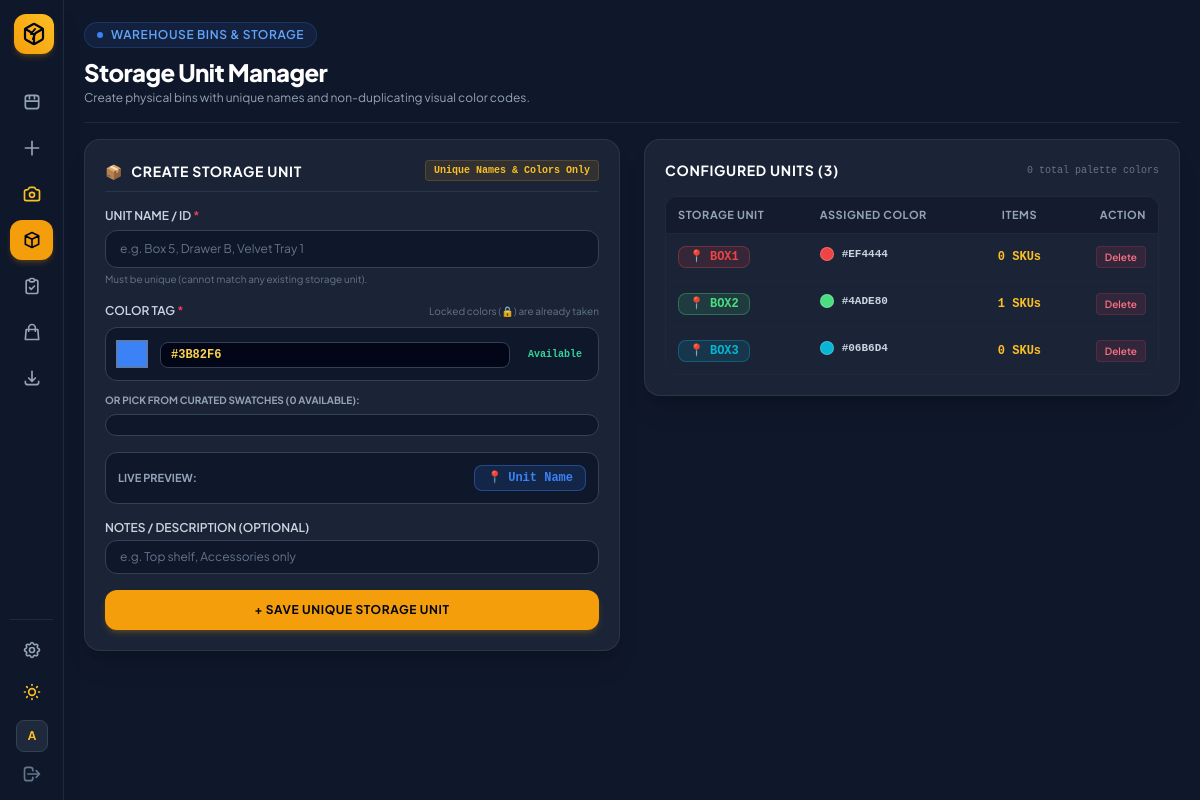
/boxes/ (signed in), run on the app's committed database.
### sku_manager/models.py (models this page shows, shortened)
class StorageBox(models.Model):
    name = models.CharField(max_length=50, unique=True)
    description = models.CharField(max_length=100, blank=True, default='')
    color_tag = models.CharField(max_length=20, default='#3B82F6')
    created_at = models.DateTimeField(auto_now_add=True)
    class Meta:
        ordering = ['name']

### sku_manager/views.py (the view, shortened to what this page needs)
# urls.py: path('boxes/', views.box_manager, name='box_manager'),
@login_required(login_url='login')
def box_manager(request):
    existing_boxes = StorageBox.objects.annotate(total_skus=Count('skus')).order_by('name')
    return render(request, 'sku_manager/boxes.html', {
        'boxes': existing_boxes,
        'color_swatches': [],
        'used_colors_map': {},
        'active_page': 'boxes',
    })

### templates/sku_manager/boxes.html (shortened to what this page needs)
{% extends "sku_manager/base.html" %}
{% block content %}
<header class="flex flex-col sm:flex-row sm:items-center justify-between border-b border-slate-200 dark:border-slate-800 pb-4 gap-4">
  <div>
    <div class="inline-flex items-center gap-2 px-3 py-1 rounded-full bg-blue-500/10 text-blue-600 dark:text-blue-400 border border-blue-500/20 text-xs font-semibold uppercase tracking-wider mb-2">
      <span class="w-1.5 h-1.5 rounded-full bg-blue-500 animate-pulse"></span>
      Warehouse Bins & Storage
    </div>
    <h1 class="text-2xl font-extrabold text-slate-900 dark:text-white tracking-tight">Storage Unit Manager</h1>
    <p class="text-slate-500 dark:text-slate-400 text-xs mt-0.5">Create physical bins with unique names and non-duplicating visual color codes.</p>
  </div>
</header>
<div class="grid grid-cols-1 lg:grid-cols-12 gap-6 items-start">
  <div class="lg:col-span-6 bg-white dark:bg-slate-800/80 border border-slate-200 dark:border-slate-700/60 rounded-2xl p-5 shadow-sm dark:shadow-xl space-y-4">
    <div class="flex items-center justify-between border-b border-slate-100 dark:border-slate-700/60 pb-2.5">
      <h2 class="text-sm font-bold uppercase tracking-wider text-slate-800 dark:text-white flex items-center gap-2">
        <span>📦</span> Create Storage Unit
      </h2>
      <span class="text-[10px] text-amber-600 dark:text-amber-400 font-mono font-bold bg-amber-500/10 border border-amber-500/20 px-2 py-0.5 rounded">
        Unique Names & Colors Only
      </span>
    </div>
    <form method="POST" action="{% url 'box_manager' %}" class="space-y-4">
      <div>
        <label class="block text-xs font-semibold text-slate-700 dark:text-slate-300 uppercase mb-1.5">
          Unit Name / ID <span class="text-rose-500">*</span>
        </label>
        <input type="text" name="box_name" id="inputBoxName" required placeholder="e.g. Box 5, Drawer B, Velvet Tray 1"
          class="w-full bg-slate-50 dark:bg-slate-900 border border-slate-300 dark:border-slate-700 rounded-xl px-3.5 py-2.5 text-xs text-slate-900 dark:text-white placeholder-slate-400 dark:placeholder-slate-500 focus:outline-none focus:border-amber-500 transition">
        <p class="text-[10px] text-slate-400 dark:text-slate-500 mt-1">Must be unique (cannot match any existing storage unit).</p>
      </div>
      <div class="space-y-2">
        <div class="flex items-center justify-between">
          <label class="block text-xs font-semibold text-slate-700 dark:text-slate-300 uppercase">
            Color Tag <span class="text-rose-500">*</span>
          </label>
          <span class="text-[10px] text-slate-400 dark:text-slate-500">Locked colors (🔒) are already taken</span>
        </div>
        <div class="flex items-center gap-2.5 bg-slate-50 dark:bg-slate-900 border border-slate-200 dark:border-slate-700 p-2 rounded-xl">
          <input type="color" id="nativeColorPicker" value="#3B82F6"
            class="w-9 h-9 rounded-lg bg-transparent cursor-pointer border-0 p-0">
          <div class="flex-1">
            <input type="text" name="color_tag" id="inputColorTag" value="#3B82F6" required maxlength="7"
              class="w-full bg-white dark:bg-slate-950 border border-slate-300 dark:border-slate-700 rounded-lg px-2.5 py-1 text-xs font-mono font-bold text-slate-900 dark:text-amber-300 uppercase focus:outline-none focus:border-amber-500 transition">
          </div>
          <span id="customColorStatus" class="text-[10px] font-mono text-emerald-600 dark:text-emerald-400 font-bold px-2">Available</span>
        </div>
        <div class="pt-1">
          <span class="text-[10px] uppercase font-bold text-slate-500 dark:text-slate-400 block mb-1.5">
            Or Pick from Curated Swatches ({{ color_swatches|length }} Available):
          </span>
          <div class="grid grid-cols-8 sm:grid-cols-12 gap-1.5 bg-slate-50 dark:bg-slate-900 border border-slate-200 dark:border-slate-700 p-2.5 rounded-xl max-h-48 overflow-y-auto">
          </div>
        </div>
      </div>
      <div class="bg-slate-50 dark:bg-slate-900 border border-slate-200 dark:border-slate-700 p-3 rounded-xl flex items-center justify-between">
        <span class="text-[11px] uppercase font-bold text-slate-500 dark:text-slate-400">Live Preview:</span>
        <div id="previewBadge" class="inline-flex items-center gap-1.5 px-3 py-1 rounded-lg text-xs font-bold font-mono transition-all"
             style="background-color: #3B82F625; color: #3B82F6; border: 1px solid #3B82F666;">
          <span>📍</span>
          <span id="previewName">Unit Name</span>
        </div>
      </div>
      <div>
        <label class="block text-xs font-semibold text-slate-700 dark:text-slate-300 uppercase mb-1">Notes / Description (Optional)</label>
        <input type="text" name="description" placeholder="e.g. Top shelf, Accessories only"
          class="w-full bg-slate-50 dark:bg-slate-900 border border-slate-300 dark:border-slate-700 rounded-xl px-3.5 py-2 text-xs text-slate-900 dark:text-white placeholder-slate-400 dark:placeholder-slate-500 focus:outline-none focus:border-amber-500 transition">
      </div>
      <button type="submit" id="submitBtn" class="w-full bg-amber-500 hover:bg-amber-400 text-slate-950 font-bold py-3 px-4 rounded-xl transition text-xs uppercase tracking-wider shadow-md shadow-amber-500/20">
        + Save Unique Storage Unit
      </button>
    </form>
  </div>
  <div class="lg:col-span-6 bg-white dark:bg-slate-800/80 border border-slate-200 dark:border-slate-700/60 rounded-2xl p-5 shadow-sm dark:shadow-xl space-y-4">
    <div class="flex items-center justify-between">
      <h2 class="text-sm font-bold uppercase tracking-wider text-slate-800 dark:text-white">Configured Units ({{ boxes.count }})</h2>
      <span class="text-[10px] text-slate-400 dark:text-slate-500 font-mono">{{ color_swatches|length }} total palette colors</span>
    </div>
    <div class="overflow-x-auto rounded-xl border border-slate-200 dark:border-slate-800">
      <table class="w-full text-left text-xs text-slate-700 dark:text-slate-300">
        <thead class="bg-slate-50 dark:bg-slate-900/60 text-[11px] uppercase tracking-wider text-slate-500 dark:text-slate-400 border-b border-slate-200 dark:border-slate-800">
          <tr>
            <th class="py-2.5 px-3">Storage Unit</th>
            <th class="py-2.5 px-3">Assigned Color</th>
            <th class="py-2.5 px-3 text-center">Items</th>
            <th class="py-2.5 px-3 text-right">Action</th>
          </tr>
        </thead>
        <tbody class="divide-y divide-slate-100 dark:divide-slate-800/60">
          {% for box in boxes %}
            <tr class="hover:bg-slate-50 dark:hover:bg-slate-800/30 transition">
              <td class="py-3 px-3">
                <div class="inline-flex items-center gap-1.5 px-2.5 py-0.5 rounded-lg font-bold font-mono text-xs"
                     style="background-color: {{ box.color_tag }}20; color: {{ box.color_tag }}; border: 1px solid {{ box.color_tag }}50;">
                  <span>📍</span>
                  <span>{{ box.name }}</span>
                </div>
              </td>
              <td class="py-3 px-3 font-mono font-bold text-[11px] flex items-center gap-2">
                <span class="w-3.5 h-3.5 rounded-full inline-block border border-slate-300 dark:border-white/20 shadow-xs" style="background-color: {{ box.color_tag }};"></span>
                <span class="text-slate-700 dark:text-slate-300">{{ box.color_tag }}</span>
              </td>
              <td class="py-3 px-3 text-center font-mono font-bold text-amber-600 dark:text-amber-400">
                {{ box.total_skus }} SKUs
              </td>
              <td class="py-3 px-3 text-right">
                <a href="{% url 'box_delete' box.pk %}" onclick="return confirm('Delete \'{{ box.name }}\'? Items will be unassigned.')"
                   class="text-[10px] text-rose-600 dark:text-rose-400 hover:text-rose-700 dark:hover:text-rose-300 bg-rose-500/10 border border-rose-500/20 px-2 py-1 rounded transition font-semibold">
                  Delete
                </a>
              </td>
            </tr>
          {% empty %}
            <tr>
              <td colspan="4" class="text-center py-8 text-slate-400 dark:text-slate-500">
                No storage units created yet. Fill the form to create your first unit.
              </td>
            </tr>
          {% endfor %}
        </tbody>
      </table>
    </div>
  </div>
</div>
{% endblock %}

### templates/sku_manager/base.html (shortened to what this page needs)
<!DOCTYPE html>
<html lang="en" class="dark">
<head>
  <script src="https://cdn.tailwindcss.com"></script>
</head>
<body class="bg-slate-100 text-slate-800 dark:bg-slate-900 dark:text-slate-100 min-h-screen flex antialiased transition-colors duration-200">
  <aside class="group fixed left-0 top-0 z-40 h-screen w-16 hover:w-60 transition-all duration-300 ease-in-out bg-white border-r border-slate-200 dark:bg-slate-900 dark:border-slate-800 flex flex-col justify-between p-2.5 shadow-xl overflow-hidden">
    <div class="space-y-6">
      <a href="{% url 'inventory_list' %}" class="flex items-center gap-3 px-1 py-1">
        <div class="w-10 h-10 min-w-[40px] rounded-xl bg-gradient-to-tr from-amber-500 to-amber-400 flex items-center justify-center shadow-md shadow-amber-500/20 text-slate-950">
        </div>
      </a>
      <nav class="space-y-1.5">
        <a href="{% url 'inventory_list' %}" title="Inventory"
          class="flex items-center gap-3.5 px-3 py-2.5 rounded-xl transition {% if active_page == 'inventory' %}bg-amber-500 text-slate-950 font-bold shadow-md shadow-amber-500/20{% else %}text-slate-600 dark:text-slate-400 hover:bg-slate-100 dark:hover:bg-slate-800 dark:hover:text-white{% endif %}">
          <svg class="w-5 h-5 min-w-[20px]" fill="none" stroke="currentColor" viewBox="0 0 24 24"><path stroke-linecap="round" stroke-linejoin="round" stroke-width="2" d="M4 7v10c0 2 1.5 3 3.5 3h9c2 0 3.5-1 3.5-3V7c0-2-1.5-3-3.5-3h-9C5.5 4 4 5 4 7zm0 4h16M9 4v4m6-4v4"></path></svg>
        </a>
        <a href="{% url 'product_master' %}" title="Add Products & Catalog"
          class="flex items-center gap-3.5 px-3 py-2.5 rounded-xl transition {% if active_page == 'products' %}bg-amber-500 text-slate-950 font-bold shadow-md shadow-amber-500/20{% else %}text-slate-600 dark:text-slate-400 hover:bg-slate-100 dark:hover:bg-slate-800 dark:hover:text-white{% endif %}">
          <svg class="w-5 h-5 min-w-[20px]" fill="none" stroke="currentColor" viewBox="0 0 24 24"><path stroke-linecap="round" stroke-linejoin="round" stroke-width="2" d="M12 4v16m8-8H4"></path></svg>
        </a>
        <a href="{% url 'sku_scanner' %}" title="Camera Scanner"
          class="flex items-center gap-3.5 px-3 py-2.5 rounded-xl transition {% if active_page == 'scanner' %}bg-amber-500 text-slate-950 font-bold shadow-md shadow-amber-500/20{% else %}text-amber-600 dark:text-amber-400 hover:bg-slate-100 dark:hover:bg-slate-800{% endif %}">
        </a>
        <a href="{% url 'box_manager' %}" title="Storage Boxes"
          class="flex items-center gap-3.5 px-3 py-2.5 rounded-xl transition {% if active_page == 'boxes' %}bg-amber-500 text-slate-950 font-bold shadow-md shadow-amber-500/20{% else %}text-slate-600 dark:text-slate-400 hover:bg-slate-100 dark:hover:bg-slate-800 dark:hover:text-white{% endif %}">
          <svg class="w-5 h-5 min-w-[20px]" fill="none" stroke="currentColor" viewBox="0 0 24 24"><path stroke-linecap="round" stroke-linejoin="round" stroke-width="2" d="M20 7l-8-4-8 4m16 0l-8 4m8-4v10l-8 4m0-10L4 7m8 4v10M4 7v10l8 4"></path></svg>
        </a>
        <a href="{% url 'dispatch_logs' %}" title="Dispatch Logs"
          class="flex items-center gap-3.5 px-3 py-2.5 rounded-xl transition {% if active_page == 'dispatch_logs' %}bg-amber-500 text-slate-950 font-bold shadow-md shadow-amber-500/20{% else %}text-slate-600 dark:text-slate-400 hover:bg-slate-100 dark:hover:bg-slate-800 dark:hover:text-white{% endif %}">
          <svg class="w-5 h-5 min-w-[20px]" fill="none" stroke="currentColor" viewBox="0 0 24 24"><path stroke-linecap="round" stroke-linejoin="round" stroke-width="2" d="M9 5H7a2 2 0 00-2 2v12a2 2 0 002 2h10a2 2 0 002-2V7a2 2 0 00-2-2h-2M9 5a2 2 0 002 2h2a2 2 0 002-2M9 5a2 2 0 012-2h2a2 2 0 012 2m-6 9l2 2 4-4"></path></svg>
        </a>
        <a href="{% url 'platform_manager' %}" title="Marketplace Channels"
          class="flex items-center gap-3.5 px-3 py-2.5 rounded-xl transition {% if active_page == 'platforms' %}bg-amber-500 text-slate-950 font-bold shadow-md shadow-amber-500/20{% else %}text-slate-600 dark:text-slate-400 hover:bg-slate-100 dark:hover:bg-slate-800 dark:hover:text-white{% endif %}">
          <svg class="w-5 h-5 min-w-[20px]" fill="none" stroke="currentColor" viewBox="0 0 24 24"><path stroke-linecap="round" stroke-linejoin="round" stroke-width="2" d="M16 11V7a4 4 0 00-8 0v4M5 9h14l1 12H4L5 9z"></path></svg>
        </a>
        <a href="{% url 'sku_export_csv' %}" title="Export CSV"
          class="flex items-center gap-3.5 px-3 py-2.5 rounded-xl transition text-slate-600 dark:text-slate-400 hover:bg-slate-100 dark:hover:bg-slate-800 dark:hover:text-white">
          <svg class="w-5 h-5 min-w-[20px]" fill="none" stroke="currentColor" viewBox="0 0 24 24"><path stroke-linecap="round" stroke-linejoin="round" stroke-width="2" d="M4 16v1a3 3 0 003 3h10a3 3 0 003-3v-1m-4-4l-4 4m0 0l-4-4m4 4V4"></path></svg>
        </a>
      </nav>
    </div>
    <div class="space-y-1.5 pt-3 border-t border-slate-200 dark:border-slate-800">
      <a href="{% url 'app_settings' %}" title="System Settings"
        class="flex items-center gap-3.5 px-3 py-2 rounded-xl transition {% if active_page == 'settings' %}bg-amber-500 text-slate-950 font-bold shadow-md shadow-amber-500/20{% else %}text-slate-600 dark:text-slate-400 hover:bg-slate-100 dark:hover:bg-slate-800 dark:hover:text-white{% endif %}">
      </a>
      <button id="themeToggleBtn" type="button" title="Switch Theme"
        class="w-full flex items-center gap-3.5 px-3 py-2 rounded-xl text-slate-600 dark:text-slate-400 hover:bg-slate-100 dark:hover:bg-slate-800 transition">
      </button>
      {% if request.user.is_authenticated %}
      <div class="flex items-center gap-3 px-1.5 pt-1 overflow-hidden">
        <div class="w-8 h-8 min-w-[32px] rounded-lg bg-slate-200 dark:bg-slate-800 border border-slate-300 dark:border-slate-700 flex items-center justify-center font-bold text-amber-600 dark:text-amber-400 text-xs">
          {{ request.user.username|slice:":1"|upper }}
        </div>
      </div>
      <a href="{% url 'logout' %}" title="Log Out"
        class="flex items-center gap-3 px-3 py-1.5 rounded-xl text-slate-500 hover:bg-rose-500/10 hover:text-rose-500 transition">
        <svg class="w-5 h-5 min-w-[20px]" fill="none" stroke="currentColor" viewBox="0 0 24 24">
          <path stroke-linecap="round" stroke-linejoin="round" stroke-width="2" d="M17 16l4-4m0 0l-4-4m4 4H7m6 4v1a3 3 0 01-3 3H6a3 3 0 01-3-3V7a3 3 0 013-3h4a3 3 0 013 3v1"></path>
        </svg>
      </a>
      {% endif %}
    </div>
  </aside>
  <main class="flex-1 ml-16 p-4 sm:p-5 min-h-screen transition-all duration-300">
    <div class="w-full space-y-4">
      {% block content %}{% endblock %}
    </div>
  </main>
</body>
</html>

### templates/sku_manager/base.html (style rules this page uses)
body { font-family: 'Plus Jakarta Sans', sans-serif; }

### data on the page
StorageBox: name "BOX1", color_tag "#EF4444", total_skus "0"
StorageBox: name "BOX2", color_tag "#4ADE80", total_skus "1"
StorageBox: name "BOX3", color_tag "#06B6D4", total_skus "0"

### other printed values
{{ request.user.username|slice:":1"|upper }} "A"
{{ color_swatches|length }} "0"
{{ boxes.count }} "3"
